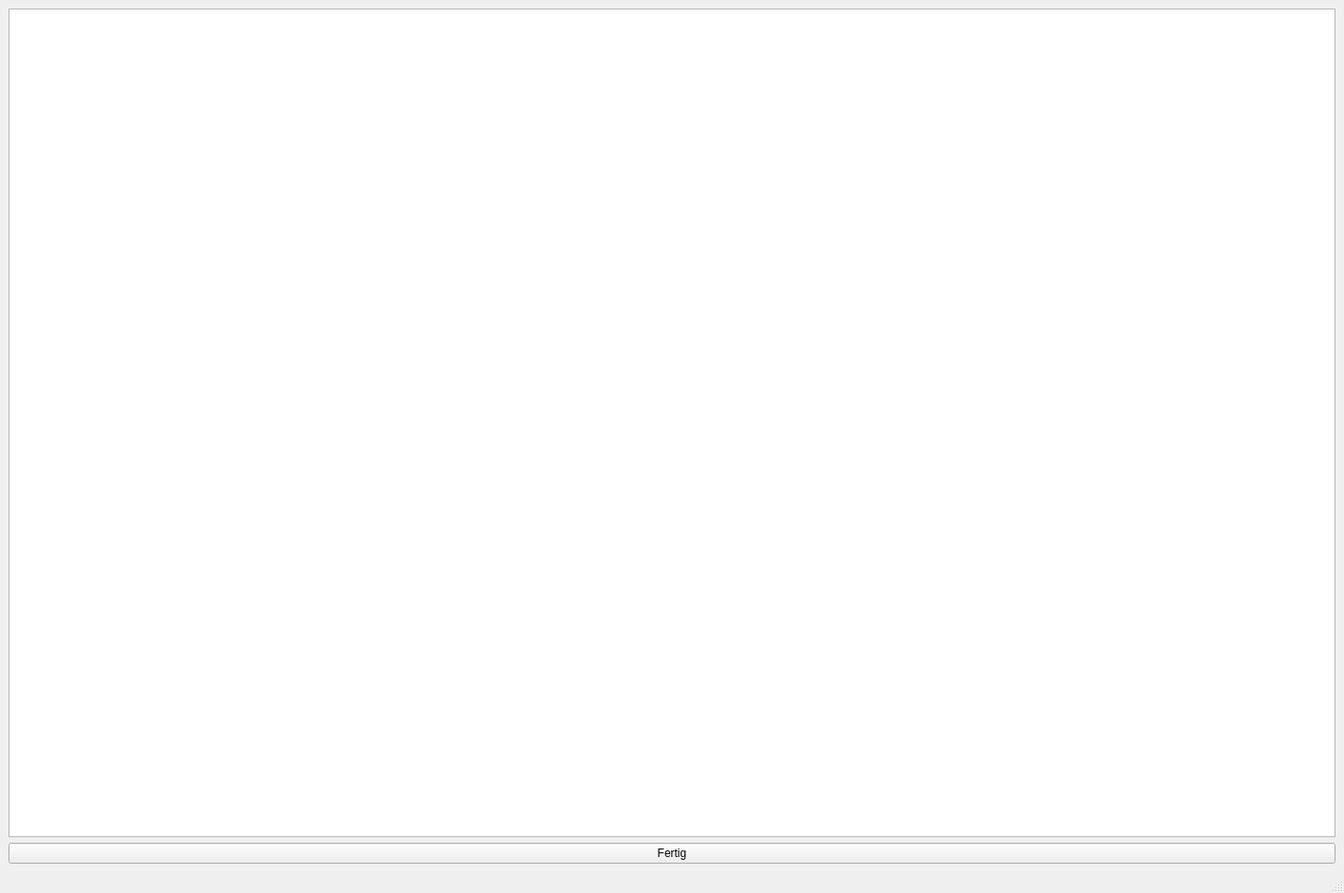
<?xml version="1.0" encoding="UTF-8"?>
<ui version="4.0">
 <class>CrawlMoodle</class>
 <widget class="QMainWindow" name="CrawlMoodle">
  <property name="geometry">
   <rect>
    <x>0</x>
    <y>0</y>
    <width>1420</width>
    <height>943</height>
   </rect>
  </property>
  <property name="windowTitle">
   <string>Laufender Download</string>
  </property>
  <widget class="QWidget" name="centralwidget">
   <layout class="QGridLayout" name="gridLayout">
    <item row="0" column="0">
     <widget class="QPlainTextEdit" name="plainTextEdit"/>
    </item>
    <item row="1" column="0">
     <widget class="QPushButton" name="but_done">
      <property name="text">
       <string>Fertig</string>
      </property>
     </widget>
    </item>
   </layout>
  </widget>
  <widget class="QMenuBar" name="menubar">
   <property name="geometry">
    <rect>
     <x>0</x>
     <y>0</y>
     <width>1420</width>
     <height>18</height>
    </rect>
   </property>
  </widget>
  <widget class="QStatusBar" name="statusbar"/>
 </widget>
 <resources/>
 <connections/>
</ui>
